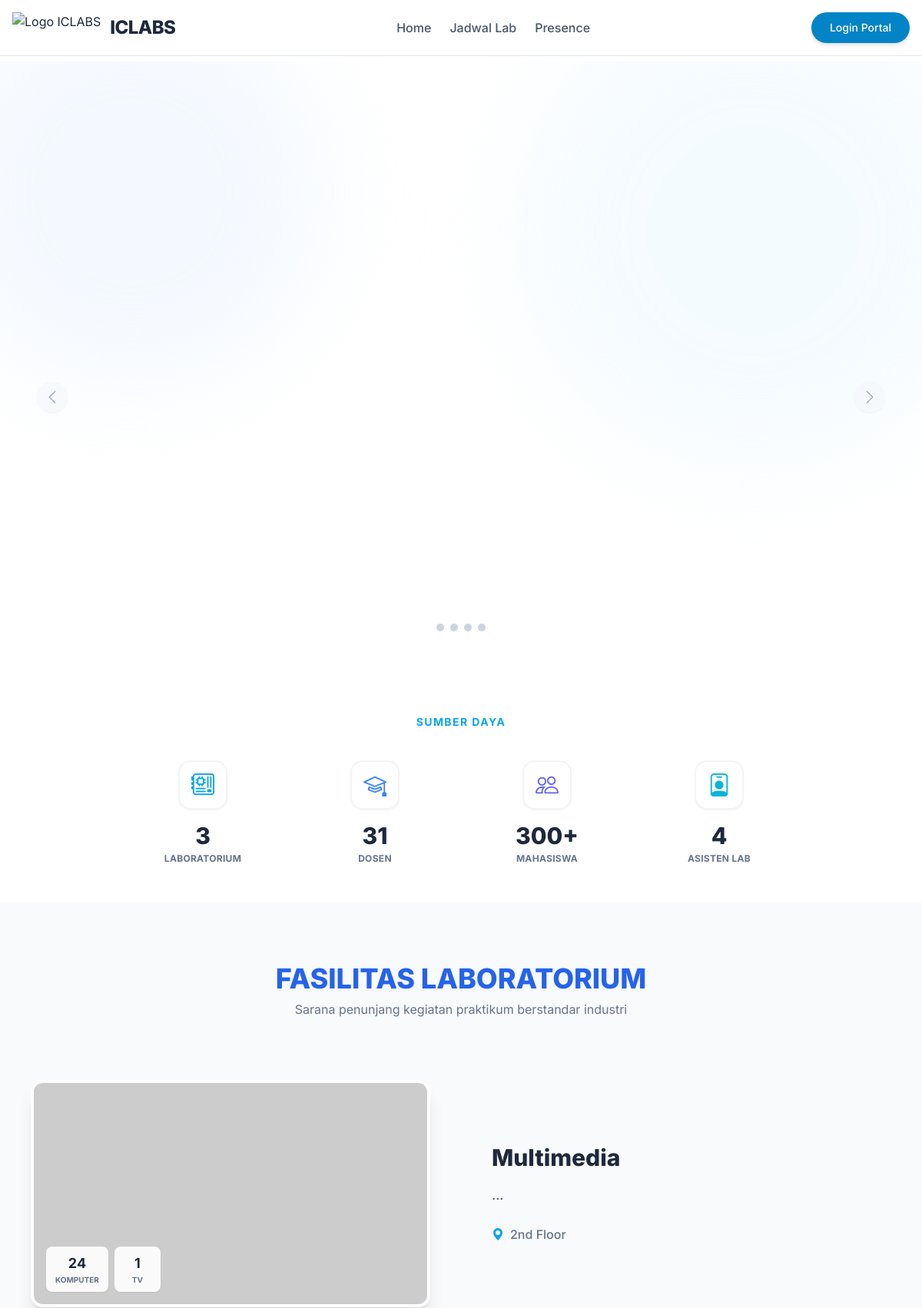
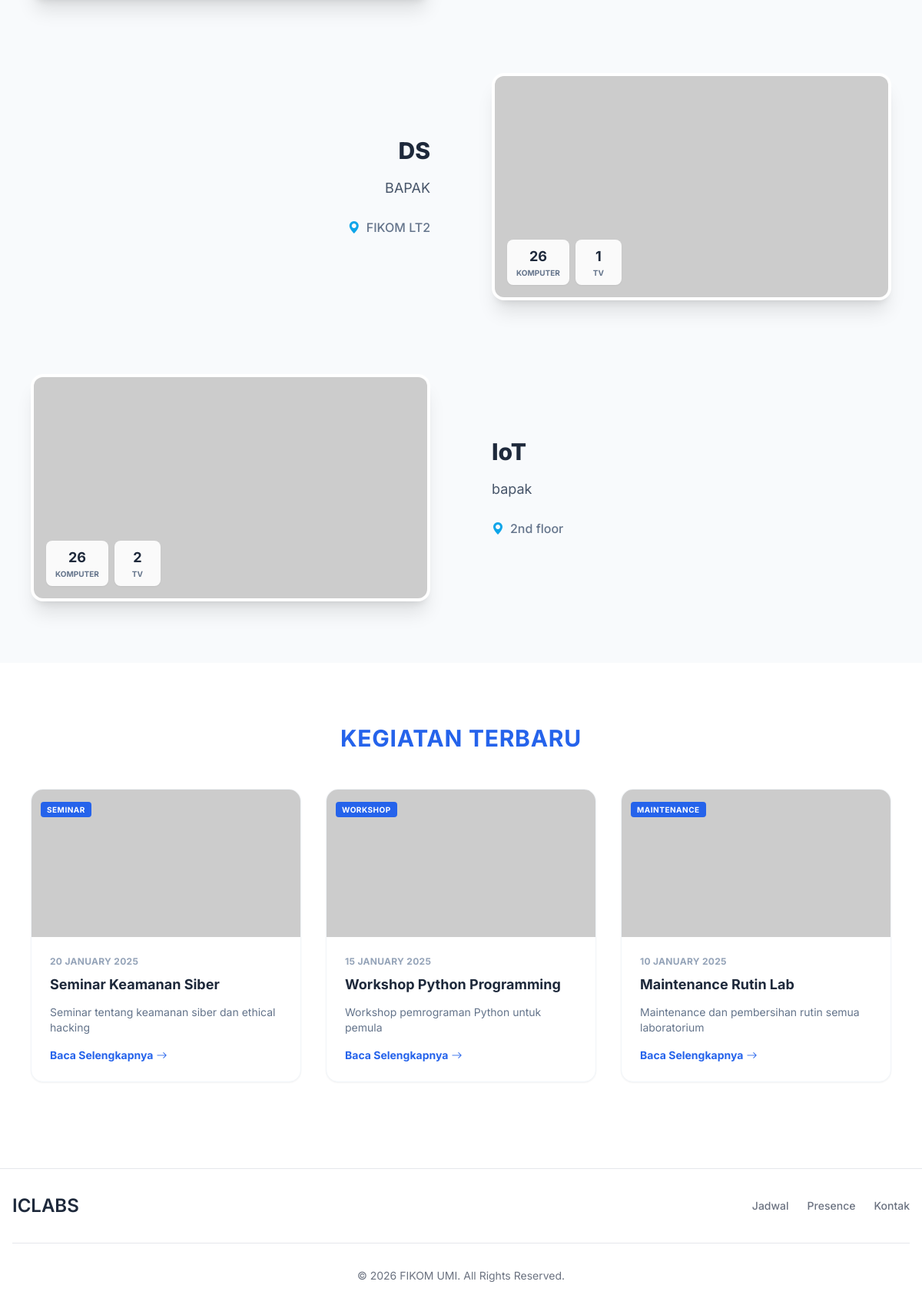
The page / on the database its author committed (2 pictures, top to bottom).
### tables this page shows
CREATE TABLE `laboratories` (
  `id` int(11) NOT NULL,
  `lab_name` varchar(100) NOT NULL,
  `image` varchar(255) DEFAULT NULL,
  `description` text DEFAULT NULL,
  `pc_count` int(11) DEFAULT 0,
  `tv_count` int(11) DEFAULT 0,
  `location` varchar(100) DEFAULT NULL
);

CREATE TABLE `lab_activities` (
  `id` int(11) NOT NULL,
  `title` varchar(200) NOT NULL,
  `image_cover` varchar(255) DEFAULT NULL,
  `activity_type` enum('praktikum','workshop','seminar','maintenance','other') NOT NULL,
  `activity_date` date NOT NULL,
  `location` varchar(100) DEFAULT NULL,
  `description` text DEFAULT NULL,
  `status` enum('draft','published','cancelled') DEFAULT 'draft',
  `created_by` int(11) NOT NULL,
  `created_at` timestamp NOT NULL DEFAULT current_timestamp()
);

### app/views/landing/index.php (the view, shortened to what the rows shown need)
<?php include APP_PATH . '/views/layouts/header.php'; ?>
<section class="py-12 bg-white">
    <div class="max-w-4xl mx-auto px-4">
        <h2 class="text-center text-sky-500 font-bold tracking-widest text-sm uppercase mb-10">SUMBER DAYA</h2>
    </div>
</section>
<section class="py-20 bg-slate-50 relative overflow-hidden">
    <div class="max-w-6xl mx-auto px-4 relative z-10">
        <div class="text-center mb-20">
            <h2 class="text-3xl md:text-4xl font-extrabold text-blue-600">FASILITAS LABORATORIUM</h2>
        </div>
        <div class="space-y-24">
            <?php foreach ($labs as $index => $lab): ?>
            <?php
                $isEven = ($index % 2 == 0);
                if (!empty($lab['image'])) {
                    if (strpos($lab['image'], 'http') === 0) {
                        $bgImage = $lab['image'];
                    } else {
                        $bgImage = BASE_URL . '/' . $lab['image'];
                    }
                } else {
                    $bgImage = "https://placehold.co/800x500/0ea5e9/ffffff?text=" . urlencode($lab['lab_name']);
                }
                $pcCount = $lab['pc_count'] ?? 0;
                $tvCount = $lab['tv_count'] ?? 0;
                ?>
            <div
                class="flex flex-col lg:flex-row items-center gap-8 lg:gap-20 <?= $isEven ? '' : 'lg:flex-row-reverse' ?>">
                <div class="w-full lg:w-1/2 relative group">
                    <div
                        class="relative overflow-hidden rounded-2xl shadow-xl border-4 border-white transform transition-transform group-hover:scale-[1.02] duration-500 bg-white">
                        <img src="<?= e($bgImage) ?>" alt="<?= e($lab['lab_name']) ?>" loading="lazy"
                            class="w-full h-auto object-cover aspect-video"
                            onerror="this.src='https://placehold.co/800x500/e2e8f0/64748b?text=No+Image';">
                        <div class="absolute bottom-4 left-4 flex gap-2">
                            <div
                                class="bg-white/90 backdrop-blur px-3 py-2 rounded-lg shadow-sm text-center min-w-[60px]">
                                <span class="block text-lg font-bold text-slate-800"><?= $pcCount ?></span>
                                <span class="block text-[10px] font-bold text-slate-500 uppercase">Komputer</span>
                            </div>
                            <div
                                class="bg-white/90 backdrop-blur px-3 py-2 rounded-lg shadow-sm text-center min-w-[60px]">
                                <span class="block text-lg font-bold text-slate-800"><?= $tvCount ?></span>
                                <span class="block text-[10px] font-bold text-slate-500 uppercase">TV</span>
                            </div>
                        </div>
                    </div>
                </div>
                <div class="w-full lg:w-1/2 <?= $isEven ? 'text-left lg:text-left' : 'text-left lg:text-right' ?>">
                    <h3 class="text-2xl md:text-3xl font-extrabold text-slate-800 mb-4"><?= e($lab['lab_name']) ?></h3>
                    <p class="text-slate-600 leading-relaxed text-lg mb-6">
                        <?= e($lab['description'] ?? 'Laboratorium modern yang dilengkapi dengan spesifikasi hardware tinggi untuk menunjang kegiatan praktikum mahasiswa.') ?>
                    </p>
                    <div
                        class="flex items-center gap-2 text-slate-500 font-medium <?= $isEven ? 'justify-start' : 'justify-start lg:justify-end' ?>">
                        <i class="bi bi-geo-alt-fill text-sky-500"></i> <?= e($lab['location']) ?>
                    </div>
                </div>
            </div>
            <?php endforeach; ?>
        </div>
    </div>
</section>
<section class="py-20 bg-white">
    <div class="max-w-6xl mx-auto px-4">
        <h2 class="text-center text-3xl font-bold text-blue-600 mb-12 uppercase tracking-wide">Kegiatan Terbaru</h2>
        <div class="grid gap-8 md:grid-cols-3">
            <?php if (!empty($activities)): ?>
            <?php foreach ($activities as $news): ?>
            <article
                class="group bg-white border border-slate-100 rounded-2xl shadow-sm hover:shadow-xl transition-all duration-300 overflow-hidden flex flex-col">
                <div class="relative h-48 overflow-hidden">
                    <img src="<?= $news['image_cover'] ?? 'https://placehold.co/600x400/e2e8f0/94a3b8?text=News' ?>"
                        class="w-full h-full object-cover transform group-hover:scale-110 transition-transform duration-700"
                        loading="lazy">
                    <div class="absolute top-3 left-3">
                        <span
                            class="bg-blue-600 text-white text-[10px] font-bold px-2 py-1 rounded uppercase tracking-wider">
                            <?= getActivityTypeLabel($news['activity_type']) ?>
                        </span>
                    </div>
                </div>
                <div class="p-6 flex flex-col flex-1">
                    <div class="text-xs font-bold text-slate-400 mb-2 uppercase tracking-wide">
                        <?= date('d F Y', strtotime($news['activity_date'])) ?>
                    </div>
                    <h3
                        class="text-lg font-bold text-slate-800 mb-3 line-clamp-2 group-hover:text-blue-600 transition-colors">
                        <a href="#"><?= e($news['title']) ?></a>
                    </h3>
                    <p class="text-slate-500 text-sm line-clamp-3 mb-4 flex-1">
                        <?= e($news['description']) ?>
                    </p>
                    <a href="#" class="inline-flex items-center text-blue-600 font-bold text-sm hover:underline">
                        Baca Selengkapnya <i class="bi bi-arrow-right ml-1"></i>
                    </a>
                </div>
            </article>
            <?php endforeach; ?>
            <?php else: ?>
            <div class="col-span-3 text-center py-10 text-slate-400">Belum ada kegiatan terbaru.</div>
            <?php endif; ?>
        </div>
    </div>
</section>
<?php include APP_PATH . '/views/layouts/footer.php'; ?>

### rows shown on the page
laboratories: pc_count "24", tv_count "1", lab_name "Multimedia", description "...", location "2nd Floor"
laboratories: pc_count "26", tv_count "1", lab_name "DS", description "BAPAK", location "FIKOM LT2"
laboratories: pc_count "26", tv_count "2", lab_name "IoT", description "bapak", location "2nd floor"
lab_activities: activity_type "SEMINAR", activity_date "20 JANUARY 2025", title "Seminar Keamanan Siber", description "Seminar tentang keamanan siber dan ethical hacking"
lab_activities: activity_type "WORKSHOP", activity_date "15 JANUARY 2025", title "Workshop Python Programming", description "Workshop pemrograman Python untuk pemula"
lab_activities: activity_type "MAINTENANCE", activity_date "10 JANUARY 2025", title "Maintenance Rutin Lab", description "Maintenance dan pembersihan rutin semua laboratorium"

### other values the page prints
$stats['labs_count'] "3"
$stats['lecturers_count'] "31"
$stats['students_count'] "300+"
$stats['assistants_count'] "4"
